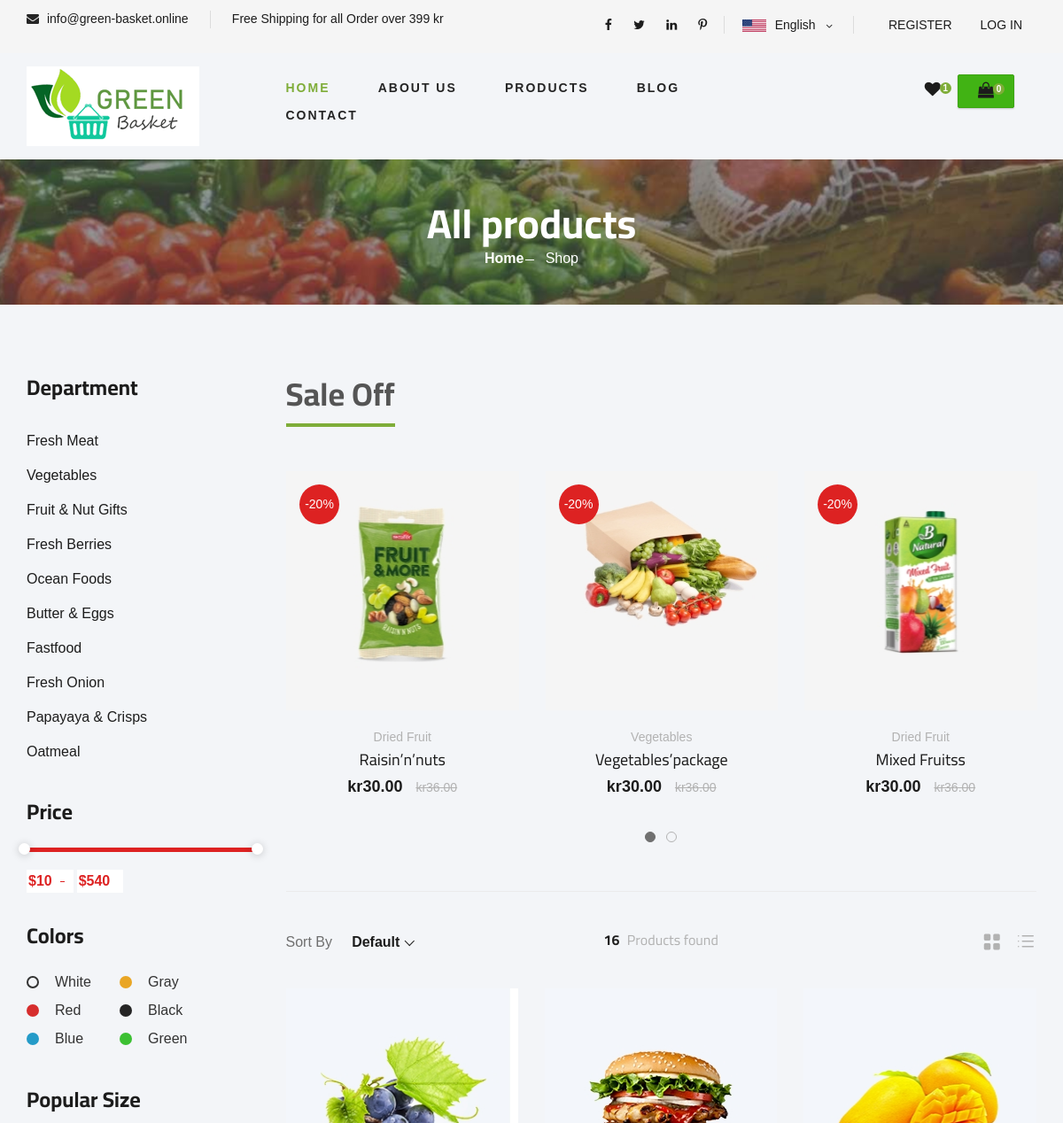
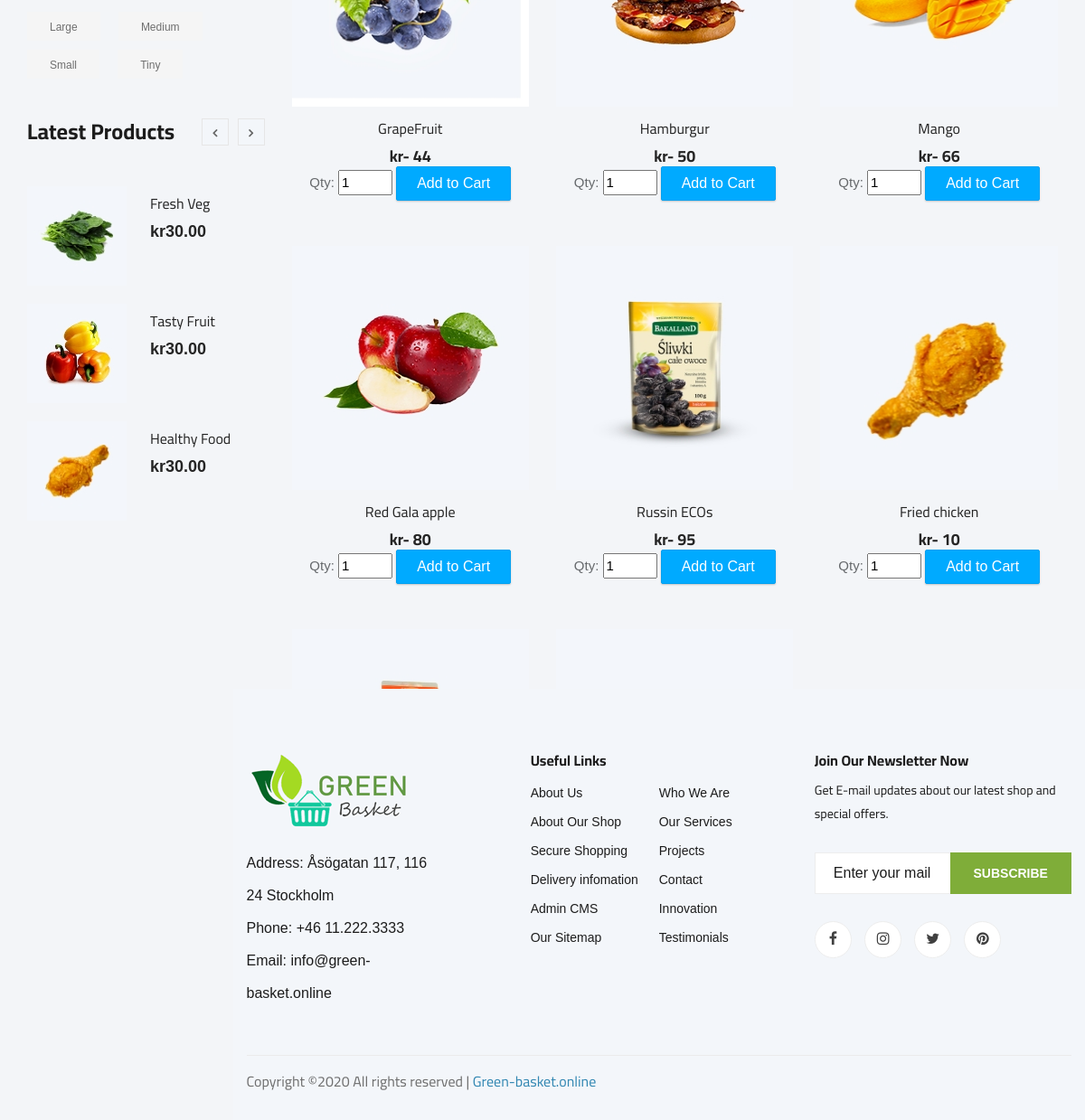
Page /ProudctAll.php on the committed database (2 pictures, top to bottom).
### tables this page shows
CREATE TABLE `products` (
  `id` int(9) NOT NULL,
  `title` varchar(90) NOT NULL,
  `description` text NOT NULL,
  `price` int(9) NOT NULL,
  `img_url` varchar(255) DEFAULT NULL
);

### src/config.php (called while the page is built, shortened)
<?php
include('dbconnect.php');
require_once(SRC_PATH . 'app/product2DbHandler.php');
$product2DbHandler = new product2DbHandlerClass();

### src/app/product2DbHandler.php (called while the page is built, shortened)
<?php
class product2DbHandlerClass
  {
    public function fetchAllProducts(){
        global $dbconnect;
        try {
            $query =
            "SELECT * FROM products
            ";
            $stmt = $dbconnect->prepare($query);
            $stmt->execute();
            $products = $stmt->fetchAll();
            } catch (\PDOException $e) {
                throw new \PDOException($e->getMessage(), (int) $e->getCode());
        }
        return $products;
        }
}
?>

### public/ProudctAll.php (the view, shortened to what this page needs)
<?php
require('../src/config.php');
$productsAll = $product2DbHandler->fetchAllProducts();
include('layout/header.php');
?>
<section class="breadcrumb-section set-bg" data-setbg="img/breadcrumb.jpg">
    <div class="container">
        <div class="row">
            <div class="col-lg-12 text-center">
                <div class="breadcrumb__text">
                    <h2>All products</h2>
                    <div class="breadcrumb__option">
                        <a href="./index.html">Home</a>
                        <span>Shop</span>
                    </div>
                </div>
            </div>
        </div>
    </div>
</section>
<section class="product spad">
    <div class="container">
        <div class="row">
            <div class="col-lg-3 col-md-5">
                <div class="sidebar">
                    <div class="sidebar__item">
                        <h4>Department</h4>
                        <ul>
                            <li><a href="#">Fresh Meat</a></li>
                            <li><a href="#">Vegetables</a></li>
                            <li><a href="#">Fruit & Nut Gifts</a></li>
                            <li><a href="#">Fresh Berries</a></li>
                            <li><a href="#">Ocean Foods</a></li>
                            <li><a href="#">Butter & Eggs</a></li>
                            <li><a href="#">Fastfood</a></li>
                            <li><a href="#">Fresh Onion</a></li>
                            <li><a href="#">Papayaya & Crisps</a></li>
                            <li><a href="#">Oatmeal</a></li>
                        </ul>
                    </div>
                    <div class="sidebar__item">
                        <h4>Price</h4>
                        <div class="price-range-wrap">
                            <div class="price-range ui-slider ui-corner-all ui-slider-horizontal ui-widget ui-widget-content"
                                data-min="10" data-max="540">
                                <span tabindex="0" class="ui-slider-handle ui-corner-all ui-state-default"></span>
                                <span tabindex="0" class="ui-slider-handle ui-corner-all ui-state-default"></span>
                            </div>
                            <div class="range-slider">
                                <div class="price-input">
                                    <input type="text" id="minamount">
                                    <input type="text" id="maxamount">
                                </div>
                            </div>
                        </div>
                    </div>
                    <div class="sidebar__item sidebar__item__color--option">
                        <h4>Colors</h4>
                        <div class="sidebar__item__color sidebar__item__color--white">
                            <label for="white">
                                White
                            </label>
                        </div>
                        <div class="sidebar__item__color sidebar__item__color--gray">
                            <label for="gray">
                                Gray
                            </label>
                        </div>
                        <div class="sidebar__item__color sidebar__item__color--red">
                            <label for="red">
                                Red
                            </label>
                        </div>
                        <div class="sidebar__item__color sidebar__item__color--black">
                            <label for="black">
                                Black
                            </label>
                        </div>
                        <div class="sidebar__item__color sidebar__item__color--blue">
                            <label for="blue">
                                Blue
                            </label>
                        </div>
                        <div class="sidebar__item__color sidebar__item__color--green">
                            <label for="green">
                                Green
                            </label>
                        </div>
                    </div>
                    <div class="sidebar__item">
                        <h4>Popular Size</h4>
                        <div class="sidebar__item__size">
                            <label for="large">
                                Large
                            </label>
                        </div>
                        <div class="sidebar__item__size">
                            <label for="medium">
                                Medium
                            </label>
                        </div>
                        <div class="sidebar__item__size">
                            <label for="small">
                                Small
                            </label>
                        </div>
                        <div class="sidebar__item__size">
                            <label for="tiny">
                                Tiny
                            </label>
                        </div>
                    </div>
                    <div class="sidebar__item">
                        <div class="latest-product__text">
                            <h4>Latest Products</h4>
                            <div class="latest-product__slider owl-carousel">
                                <div class="latest-prdouct__slider__item">
                                    <a href="#" class="latest-product__item">
                                        <div class="latest-product__item__pic">
                                            <img src="img/latest-product/lp-1.jpg" alt="">
                                        </div>
                                        <div class="latest-product__item__text">
                                            <h6>Fresh Veg</h6>
                                            <span>kr30.00</span>
                                        </div>
                                    </a>
                                    <a href="#" class="latest-product__item">
                                        <div class="latest-product__item__pic">
                                            <img src="img/latest-product/lp-2.jpg" alt="">
                                        </div>
                                        <div class="latest-product__item__text">
                                            <h6>Tasty Fruit</h6>
                                            <span>kr30.00</span>
                                        </div>
                                    </a>
                                    <a href="#" class="latest-product__item">
                                        <div class="latest-product__item__pic">
                                            <img src="img/latest-product/lp-3.jpg" alt="">
                                        </div>
                                        <div class="latest-product__item__text">
                                            <h6>Healthy Food</h6>
                                            <span>kr30.00</span>
                                        </div>
                                    </a>
                                </div>
                            </div>
                        </div>
                    </div>
                </div>
            </div>
            <div class="col-lg-9 col-md-7">
                <div class="product__discount">
                    <div class="section-title product__discount__title">
                        <h2>Sale Off</h2>
                    </div>
                    <div class="row">
                        <div class="product__discount__slider owl-carousel">
                            <div class="col-lg-4">
                                <div class="product__discount__item">
                                    <div class="product__discount__item__pic set-bg"
                                        data-setbg="img/product/discount/pd-1.jpg">
                                        <div class="product__discount__percent">-20%</div>
                                    </div>
                                    <div class="product__discount__item__text">
                                        <span>Dried Fruit</span>
                                        <h5><a href="#">Raisin’n’nuts</a></h5>
                                        <div class="product__item__price">kr30.00 <span>kr36.00</span></div>
                                    </div>
                                </div>
                            </div>
                            <div class="col-lg-4">
                                <div class="product__discount__item">
                                    <div class="product__discount__item__pic set-bg"
                                        data-setbg="img/product/discount/pd-2.jpg">
                                        <div class="product__discount__percent">-20%</div>
                                    </div>
                                    <div class="product__discount__item__text">
                                        <span>Vegetables</span>
                                        <h5><a href="#">Vegetables’package</a></h5>
                                        <div class="product__item__price">kr30.00 <span>kr36.00</span></div>
                                    </div>
                                </div>
                            </div>
                            <div class="col-lg-4">
                                <div class="product__discount__item">
                                    <div class="product__discount__item__pic set-bg"
                                        data-setbg="img/product/discount/pd-3.jpg">
                                        <div class="product__discount__percent">-20%</div>
                                    </div>
                                    <div class="product__discount__item__text">
                                        <span>Dried Fruit</span>
                                        <h5><a href="#">Mixed Fruitss</a></h5>
                                        <div class="product__item__price">kr30.00 <span>kr36.00</span></div>
                                    </div>
                                </div>
                            </div>
                        </div>
                    </div>
                </div>
                <div class="filter__item">
                    <div class="row">
                        <div class="col-lg-4 col-md-5">
                            <div class="filter__sort">
                                <span>Sort By</span>
                            </div>
                        </div>
                        <div class="col-lg-4 col-md-4">
                            <div class="filter__found">
                                <h6><span>16</span> Products found</h6>
                            </div>
                        </div>
                        <div class="col-lg-4 col-md-3">
                            <div class="filter__option">
                                <span class="icon_grid-2x2"></span>
                                <span class="icon_ul"></span>
                            </div>
                        </div>
                    </div>
                </div>
                <div class="row">
                    <?php
                    foreach ($productsAll as $key => $product) { ?>
                    <div class="col-lg-4 col-md-6 col-sm-6">
                        <div class="product__item">
                            <div class="product__item__pic set-bg"
                                data-setbg="img/product/<?= htmlentities($product['img_url']) ?>">
                            </div>
                            <div class="product__item__text">
                                <h6><a href="productPage.php?id=<?= $product['id'] ?>">
                                        <?= htmlentities($product['title']) ?></a></h6>
                                <h5>kr- <?= htmlentities($product['price']) ?></h5>
                                <form action="add-cart-item.php" method="post">
                                    Qty: <input type="number" name="quantity" value="1" min=0 style="width: 60px;">
                                    <input type="submit" name="addToCart" value="Add to Cart" class="btn btn-primary">
                                </form>
                            </div>
                        </div>
                    </div>
                    <?php } ?>
                </div>
                <div class="product__pagination">
                    <a href="#">1</a>
                    <a href="#">2</a>
                    <a href="#">3</a>
                    <a href="#"><i class="fa fa-long-arrow-right"></i></a>
                </div>
            </div>
        </div>
    </div>
</section>
<?php include('layout/footer.php'); ?>

### rows in the picture
products: shows a picture, title "GrapeFruit", price "44"
products: shows a picture, title "Hamburgur", price "50"
products: shows a picture, title "Mango", price "66"
products: shows a picture, title "Red Gala apple", price "80"
products: shows a picture, title "Russin ECOs", price "95"
products: shows a picture, title "Fried chicken", price "10"

### other values in the picture
$cartItemCount "0"
